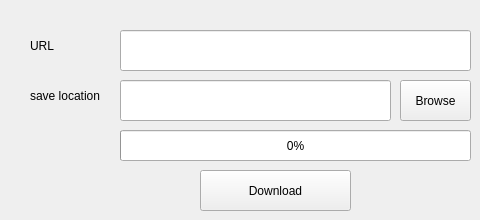
  <widget class="QWidget" name="centralwidget">
   <widget class="QLineEdit" name="lineEdit">
    <property name="geometry">
     <rect>
      <x>120</x>
      <y>30</y>
      <width>351</width>
      <height>41</height>
     </rect>
    </property>
   </widget>
   <widget class="QPushButton" name="pushButton_2">
    <property name="geometry">
     <rect>
      <x>400</x>
      <y>80</y>
      <width>71</width>
      <height>41</height>
     </rect>
    </property>
    <property name="text">
     <string>Browse</string>
    </property>
   </widget>
   <widget class="QLabel" name="label">
    <property name="geometry">
     <rect>
      <x>30</x>
      <y>30</y>
      <width>81</width>
      <height>31</height>
     </rect>
    </property>
    <property name="text">
     <string>URL</string>
    </property>
   </widget>
   <widget class="QProgressBar" name="progressBar">
    <property name="geometry">
     <rect>
      <x>120</x>
      <y>130</y>
      <width>351</width>
      <height>31</height>
     </rect>
    </property>
    <property name="value">
     <number>0</number>
    </property>
    <property name="textVisible">
     <bool>true</bool>
    </property>
   </widget>
   <widget class="QLabel" name="label_2">
    <property name="geometry">
     <rect>
      <x>30</x>
      <y>80</y>
      <width>81</width>
      <height>31</height>
     </rect>
    </property>
    <property name="text">
     <string>save location</string>
    </property>
   </widget>
   <widget class="QPushButton" name="pushButton">
    <property name="geometry">
     <rect>
      <x>200</x>
      <y>170</y>
      <width>151</width>
      <height>41</height>
     </rect>
    </property>
    <property name="styleSheet">
     <string notr="true"/>
    </property>
    <property name="text">
     <string>Download</string>
    </property>
   </widget>
   <widget class="QLineEdit" name="lineEdit_2">
    <property name="geometry">
     <rect>
      <x>120</x>
      <y>80</y>
      <width>271</width>
      <height>41</height>
     </rect>
    </property>
   </widget>
  </widget>
